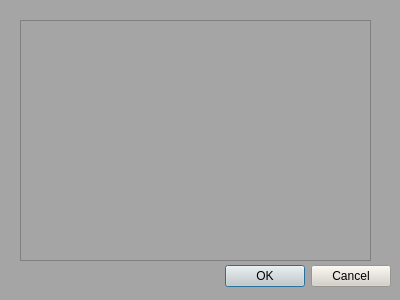
<?xml version="1.0" encoding="UTF-8"?>
<ui version="4.0">
 <class>Dialog</class>
 <widget class="QDialog" name="Dialog">
  <property name="geometry">
   <rect>
    <x>0</x>
    <y>0</y>
    <width>400</width>
    <height>300</height>
   </rect>
  </property>
  <property name="minimumSize">
   <size>
    <width>400</width>
    <height>300</height>
   </size>
  </property>
  <property name="maximumSize">
   <size>
    <width>400</width>
    <height>300</height>
   </size>
  </property>
  <property name="windowTitle">
   <string>Dialog</string>
  </property>
  <property name="styleSheet">
   <string notr="true">background-color: rgb(165, 165, 165);</string>
  </property>
  <widget class="QDialogButtonBox" name="standard_buttons">
   <property name="geometry">
    <rect>
     <x>50</x>
     <y>260</y>
     <width>341</width>
     <height>32</height>
    </rect>
   </property>
   <property name="styleSheet">
    <string notr="true">background-color: rgb(212,208,200);</string>
   </property>
   <property name="orientation">
    <enum>Qt::Horizontal</enum>
   </property>
   <property name="standardButtons">
    <set>QDialogButtonBox::Cancel|QDialogButtonBox::Ok</set>
   </property>
  </widget>
  <widget class="QScrollArea" name="scrollArea">
   <property name="geometry">
    <rect>
     <x>20</x>
     <y>20</y>
     <width>351</width>
     <height>241</height>
    </rect>
   </property>
   <property name="verticalScrollBarPolicy">
    <enum>Qt::ScrollBarAsNeeded</enum>
   </property>
   <property name="sizeAdjustPolicy">
    <enum>QAbstractScrollArea::AdjustToContentsOnFirstShow</enum>
   </property>
   <property name="widgetResizable">
    <bool>true</bool>
   </property>
   <widget class="QWidget" name="scrollAreaWidgetContents">
    <property name="geometry">
     <rect>
      <x>0</x>
      <y>0</y>
      <width>349</width>
      <height>239</height>
     </rect>
    </property>
   </widget>
  </widget>
 </widget>
 <resources/>
 <connections>
  <connection>
   <sender>standard_buttons</sender>
   <signal>accepted()</signal>
   <receiver>Dialog</receiver>
   <slot>accept()</slot>
   <hints>
    <hint type="sourcelabel">
     <x>248</x>
     <y>254</y>
    </hint>
    <hint type="destinationlabel">
     <x>157</x>
     <y>274</y>
    </hint>
   </hints>
  </connection>
  <connection>
   <sender>standard_buttons</sender>
   <signal>rejected()</signal>
   <receiver>Dialog</receiver>
   <slot>reject()</slot>
   <hints>
    <hint type="sourcelabel">
     <x>316</x>
     <y>260</y>
    </hint>
    <hint type="destinationlabel">
     <x>286</x>
     <y>274</y>
    </hint>
   </hints>
  </connection>
 </connections>
</ui>
